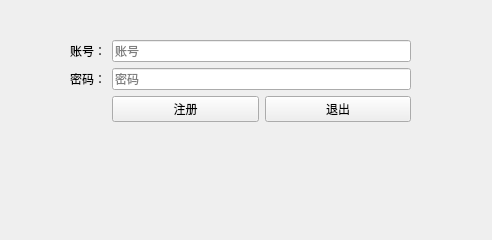
<?xml version="1.0" encoding="UTF-8"?>
<ui version="4.0">
 <class>Register</class>
 <widget class="QWidget" name="Register">
  <property name="geometry">
   <rect>
    <x>0</x>
    <y>0</y>
    <width>492</width>
    <height>240</height>
   </rect>
  </property>
  <property name="windowTitle">
   <string>注册界面</string>
  </property>
  <widget class="QWidget" name="formLayoutWidget">
   <property name="geometry">
    <rect>
     <x>70</x>
     <y>40</y>
     <width>341</width>
     <height>122</height>
    </rect>
   </property>
   <layout class="QFormLayout" name="formLayout">
    <item row="0" column="0">
     <widget class="QLabel" name="label_idnew_id">
      <property name="text">
       <string>账号：</string>
      </property>
     </widget>
    </item>
    <item row="0" column="1">
     <widget class="QLineEdit" name="lineEdit_idnew_id">
      <property name="placeholderText">
       <string>账号</string>
      </property>
     </widget>
    </item>
    <item row="1" column="0">
     <widget class="QLabel" name="label_idnew_password">
      <property name="text">
       <string>密码：</string>
      </property>
     </widget>
    </item>
    <item row="1" column="1">
     <widget class="QLineEdit" name="lineEdit_idnew_password">
      <property name="placeholderText">
       <string>密码</string>
      </property>
     </widget>
    </item>
    <item row="2" column="1">
     <layout class="QHBoxLayout" name="horizontalLayout">
      <item>
       <widget class="QPushButton" name="btn_idnew_confirm">
        <property name="text">
         <string>注册</string>
        </property>
       </widget>
      </item>
      <item>
       <widget class="QPushButton" name="btn_idnew_cancel">
        <property name="text">
         <string>退出</string>
        </property>
       </widget>
      </item>
     </layout>
    </item>
   </layout>
  </widget>
 </widget>
 <resources/>
 <connections>
  <connection>
   <sender>btn_idnew_confirm</sender>
   <signal>clicked()</signal>
   <receiver>Register</receiver>
   <slot>check()</slot>
   <hints>
    <hint type="sourcelabel">
     <x>225</x>
     <y>181</y>
    </hint>
    <hint type="destinationlabel">
     <x>235</x>
     <y>267</y>
    </hint>
   </hints>
  </connection>
  <connection>
   <sender>btn_idnew_cancel</sender>
   <signal>clicked()</signal>
   <receiver>Register</receiver>
   <slot>cancel()</slot>
   <hints>
    <hint type="sourcelabel">
     <x>301</x>
     <y>180</y>
    </hint>
    <hint type="destinationlabel">
     <x>316</x>
     <y>264</y>
    </hint>
   </hints>
  </connection>
 </connections>
 <slots>
  <slot>check()</slot>
  <slot>cancel()</slot>
  <slot>idnew()</slot>
 </slots>
</ui>
